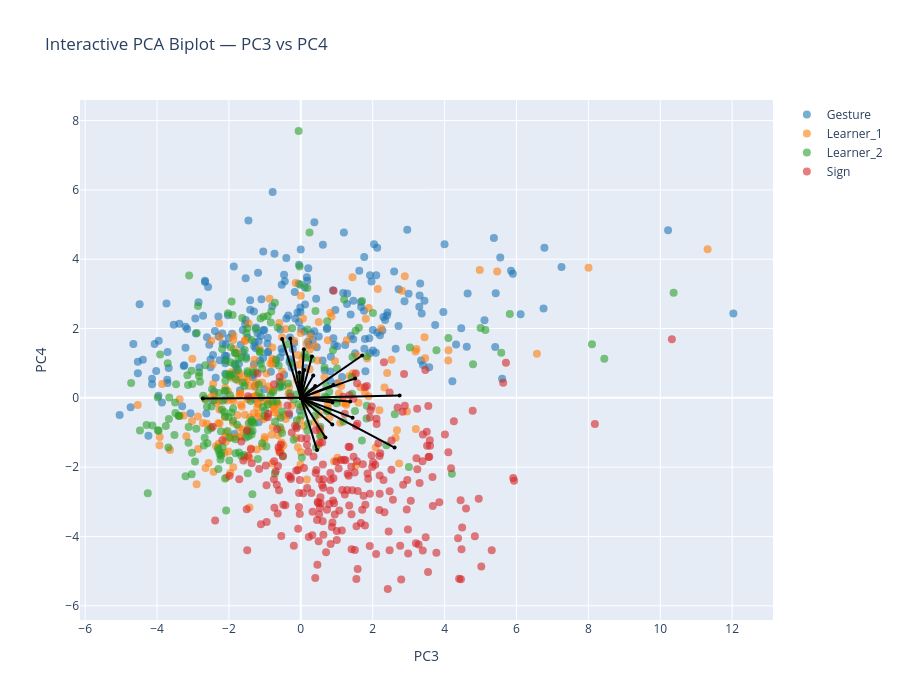

Notebook code for this chart:
### Markdown cell above
## PC3-PC4

### Code cell
interactive_PCA_biplot(score=x_new_GS, 
                       coeff=loadings_GS, 
                       labels=feature_names, 
                       y=y, 
                       selected_vars=selected_vars, 
                       pc_x=3, 
                       pc_y=4,
                       le=le,
                       show_labels=False)

### Figure 1 — Plotly figure (JSON) as saved in the notebook; plotly's stock layout.template omitted (floating-point values rounded to 4 significant figures; data arrays with more than 128 entries replaced by an {"elided": "..."} marker saying what was removed)
{"data": [{"hoverinfo": "text", "marker": {"color": "#1f77b4", "opacity": 0.6, "size": 8}, "mode": "markers", "name": "Gesture", "showlegend": true, "text": {"elided": "248 str values"}, "type": "scatter", "x": {"elided": "248 float values"}, "y": {"elided": "248 float values"}}, {"hoverinfo": "text", "marker": {"color": "#ff7f0e", "opacity": 0.6, "size": 8}, "mode": "markers", "name": "Learner_1", "showlegend": true, "text": {"elided": "244 str values"}, "type": "scatter", "x": {"elided": "244 float values"}, "y": {"elided": "244 float values"}}, {"hoverinfo": "text", "marker": {"color": "#2ca02c", "opacity": 0.6, "size": 8}, "mode": "markers", "name": "Learner_2", "showlegend": true, "text": {"elided": "240 str values"}, "type": "scatter", "x": {"elided": "240 float values"}, "y": {"elided": "240 float values"}}, {"hoverinfo": "text", "marker": {"color": "#d62728", "opacity": 0.6, "size": 8}, "mode": "markers", "name": "Sign", "showlegend": true, "text": {"elided": "239 str values"}, "type": "scatter", "x": {"elided": "239 float values"}, "y": {"elided": "239 float values"}}, {"hoverinfo": "text", "hovertext": "gross__variability__arm_speed_Gstd", "line": {"color": "black"}, "marker": {"size": 4}, "mode": "lines+markers", "showlegend": false, "textposition": "top center", "type": "scatter", "x": [0, 1.375], "y": [0, -0.105]}, {"hoverinfo": "text", "hovertext": "gross__magnitude__arm_speed_peak_mean", "line": {"color": "black"}, "marker": {"size": 4}, "mode": "lines+markers", "showlegend": false, "textposition": "top center", "type": "scatter", "x": [0, 1.44], "y": [0, -0.5713]}, {"hoverinfo": "text", "hovertext": "gross__rhythm__arm_speed_peak_rate", "line": {"color": "black"}, "marker": {"size": 4}, "mode": "lines+markers", "showlegend": false, "textposition": "top center", "type": "scatter", "x": [0, 2.748], "y": [0, 0.06681]}, {"hoverinfo": "text", "hovertext": "gross__rhythm__arm_speed_mod_depth", "line": {"color": "black"}, "marker": {"size": 4}, "mode": "lines+markers", "showlegend": false, "textposition": "top center", "type": "scatter", "x": [0, 0.4524], "y": [0, -1.509]}, {"hoverinfo": "text", "hovertext": "gross__magnitude__arm_acc_Gmean", "line": {"color": "black"}, "marker": {"size": 4}, "mode": "lines+markers", "showlegend": false, "textposition": "top center", "type": "scatter", "x": [0, 2.609], "y": [0, -1.435]}, {"hoverinfo": "text", "hovertext": "gross__variability__arm_acc_Gstd", "line": {"color": "black"}, "marker": {"size": 4}, "mode": "lines+markers", "showlegend": false, "textposition": "top center", "type": "scatter", "x": [0, 0.8817], "y": [0, -0.1346]}, {"hoverinfo": "text", "hovertext": "gross__magnitude__arm_acc_peak_mean", "line": {"color": "black"}, "marker": {"size": 4}, "mode": "lines+markers", "showlegend": false, "textposition": "top center", "type": "scatter", "x": [0, 0.876], "y": [0, -0.7667]}, {"hoverinfo": "text", "hovertext": "gross__rhythm__arm_acc_mod_depth", "line": {"color": "black"}, "marker": {"size": 4}, "mode": "lines+markers", "showlegend": false, "textposition": "top center", "type": "scatter", "x": [0, 0.6841], "y": [0, -1.147]}, {"hoverinfo": "text", "hovertext": "gross__rhythm__band1_band_power_totalarm", "line": {"color": "black"}, "marker": {"size": 4}, "mode": "lines+markers", "showlegend": false, "textposition": "top center", "type": "scatter", "x": [0, -2.724], "y": [0, -0.01836]}, {"hoverinfo": "text", "hovertext": "gross__magnitude__bbmv_arms_total", "line": {"color": "black"}, "marker": {"size": 4}, "mode": "lines+markers", "showlegend": false, "textposition": "top center", "type": "scatter", "x": [0, 1.706], "y": [0, 1.222]}, {"hoverinfo": "text", "hovertext": "fine__handshape__fingertip_spread_mean", "line": {"color": "black"}, "marker": {"size": 4}, "mode": "lines+markers", "showlegend": false, "textposition": "top center", "type": "scatter", "x": [0, 0.3455], "y": [0, 0.6463]}, {"hoverinfo": "text", "hovertext": "fine__variability__fingertip_spread_std", "line": {"color": "black"}, "marker": {"size": 4}, "mode": "lines+markers", "showlegend": false, "textposition": "top center", "type": "scatter", "x": [0, -0.04192], "y": [0, 0.7297]}, {"hoverinfo": "text", "hovertext": "fine__handshape__thumb_index_mean", "line": {"color": "black"}, "marker": {"size": 4}, "mode": "lines+markers", "showlegend": false, "textposition": "top center", "type": "scatter", "x": [0, 0.09291], "y": [0, 0.8017]}, {"hoverinfo": "text", "hovertext": "fine__variability__thumb_index_std", "line": {"color": "black"}, "marker": {"size": 4}, "mode": "lines+markers", "showlegend": false, "textposition": "top center", "type": "scatter", "x": [0, 0.0853], "y": [0, 1.404]}, {"hoverinfo": "text", "hovertext": "fine__handshape__mcp_tip_mean", "line": {"color": "black"}, "marker": {"size": 4}, "mode": "lines+markers", "showlegend": false, "textposition": "top center", "type": "scatter", "x": [0, -0.2936], "y": [0, 1.71]}, {"hoverinfo": "text", "hovertext": "fine__variability__mcp_tip_std", "line": {"color": "black"}, "marker": {"size": 4}, "mode": "lines+markers", "showlegend": false, "textposition": "top center", "type": "scatter", "x": [0, -0.5192], "y": [0, 1.7]}, {"hoverinfo": "text", "hovertext": "fine__handshape__thumb_opposition_mean", "line": {"color": "black"}, "marker": {"size": 4}, "mode": "lines+markers", "showlegend": false, "textposition": "top center", "type": "scatter", "x": [0, 0.4005], "y": [0, 0.3429]}, {"hoverinfo": "text", "hovertext": "fine__variability__handshape_variability", "line": {"color": "black"}, "marker": {"size": 4}, "mode": "lines+markers", "showlegend": false, "textposition": "top center", "type": "scatter", "x": [0, 0.31], "y": [0, 1.193]}, {"hoverinfo": "text", "hovertext": "fine__magnitude__flexion_speed_mean", "line": {"color": "black"}, "marker": {"size": 4}, "mode": "lines+markers", "showlegend": false, "textposition": "top center", "type": "scatter", "x": [0, 1.512], "y": [0, 0.5598]}, {"hoverinfo": "text", "hovertext": "fine__variability__flexion_speed_std", "line": {"color": "black"}, "marker": {"size": 4}, "mode": "lines+markers", "showlegend": false, "textposition": "top center", "type": "scatter", "x": [0, 0.9066], "y": [0, 0.3685]}], "layout": {"height": 700, "hovermode": "closest", "title": {"text": "Interactive PCA Biplot — PC3 vs PC4"}, "width": 900, "xaxis": {"title": {"text": "PC3"}}, "yaxis": {"title": {"text": "PC4"}}}}
